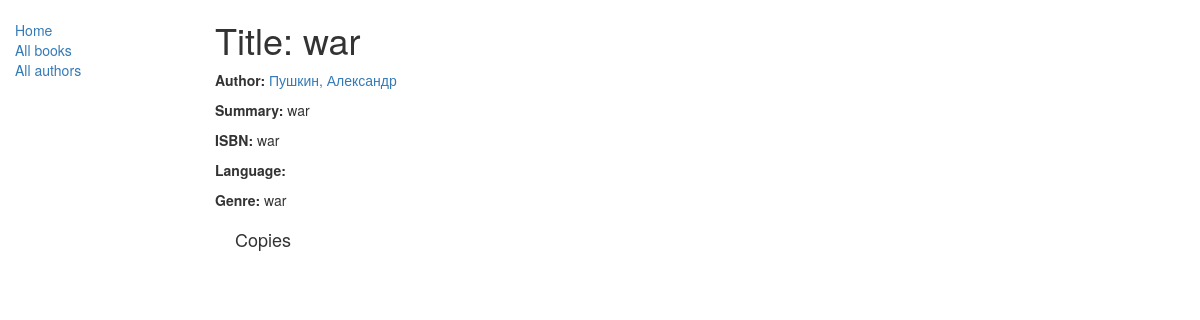
/catalog/book/6, run on the app's committed database.
### catalog/models.py (models this page shows, shortened)
class Book(models.Model):
    title = models.CharField(max_length=200)
    author = models.ForeignKey('Author', on_delete=models.SET_NULL, null=True)
    summary = models.TextField(max_length=1000, help_text="Enter a brief description of the book")
    isbn = models.CharField('ISBN', max_length=13,
                            help_text='13 Character <a href="https://www.isbn-international.org/content/what-isbn">ISBN number</a>')
    genre = models.ManyToManyField(Genre, help_text="Select a genre for this book")
    def display_genre(self):
        """
        Creates a string for the Genre. This is required to display genre in Admin.
        """
        return ', '.join([genre.name for genre in self.genre.all()[:3]])
    display_genre.short_description = 'Genre'

class Author(models.Model):
    first_name = models.CharField(max_length=100)
    last_name = models.CharField(max_length=100)
    date_of_birth = models.DateField(null=True, blank=True)
    date_of_death = models.DateField('Died', null=True, blank=True)
    def __str__(self):
        return '%s, %s' % (self.last_name, self.first_name)
    class Meta:
        ordering = ['last_name']

class Genre(models.Model):
    name = models.CharField(max_length=200, help_text="Enter a book genre (e.g. Science Fiction, French Poetry etc.)")
    def __str__(self):
        return self.name

### catalog/views.py (the view)
# urls.py: re_path(r'^book/(?P<pk>\d+)$', views.BookDetailView.as_view(), name='book-detail'),
class BookDetailView(generic.DetailView):
    model = Book

### catalog/templates/catalog/book_detail.html (shortened to what this page needs)
{% extends "base_generic.html" %}
{% block content %}
  <h1>Title: {{ book.title }}</h1>
  <p><strong>Author:</strong> <a href="">{{ book.author }}</a></p>
  <p><strong>Summary:</strong> {{ book.summary }}</p>
  <p><strong>ISBN:</strong> {{ book.isbn }}</p>
  <p><strong>Language:</strong> {{ book.language }}</p>
  <p><strong>Genre:</strong> {% for genre in book.genre.all %} {{ genre }}{% if not forloop.last %}, {% endif %}{% endfor %}</p>
  <div style="margin-left:20px;margin-top:20px">
    <h4>Copies</h4>
  </div>
{% endblock %}

### data on the page
Book: title "war", author "Пушкин, Александр", summary "war", isbn "war"
Genre: name "war"
